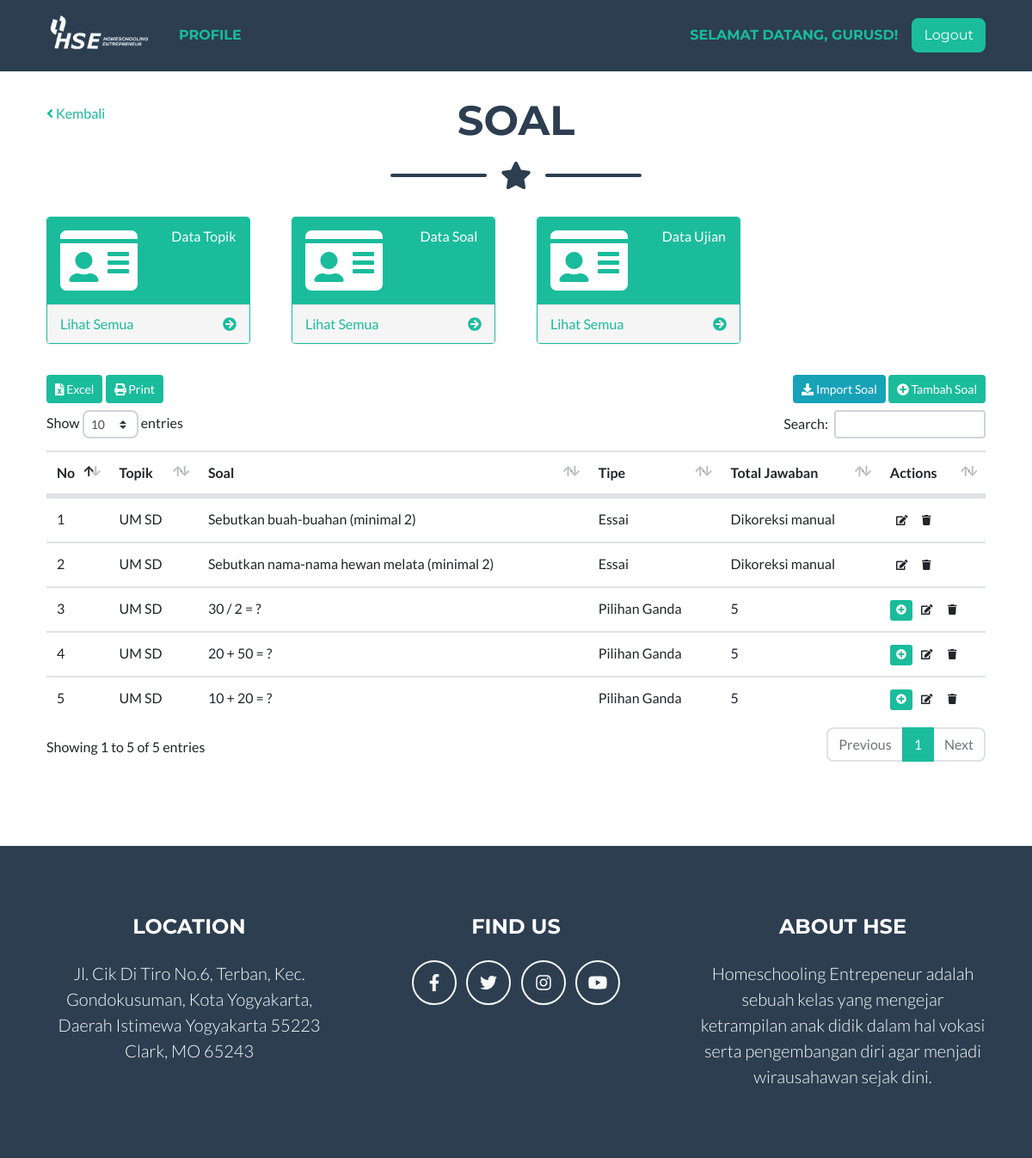
Before: /cbt/soal (signed in) with the older database file.
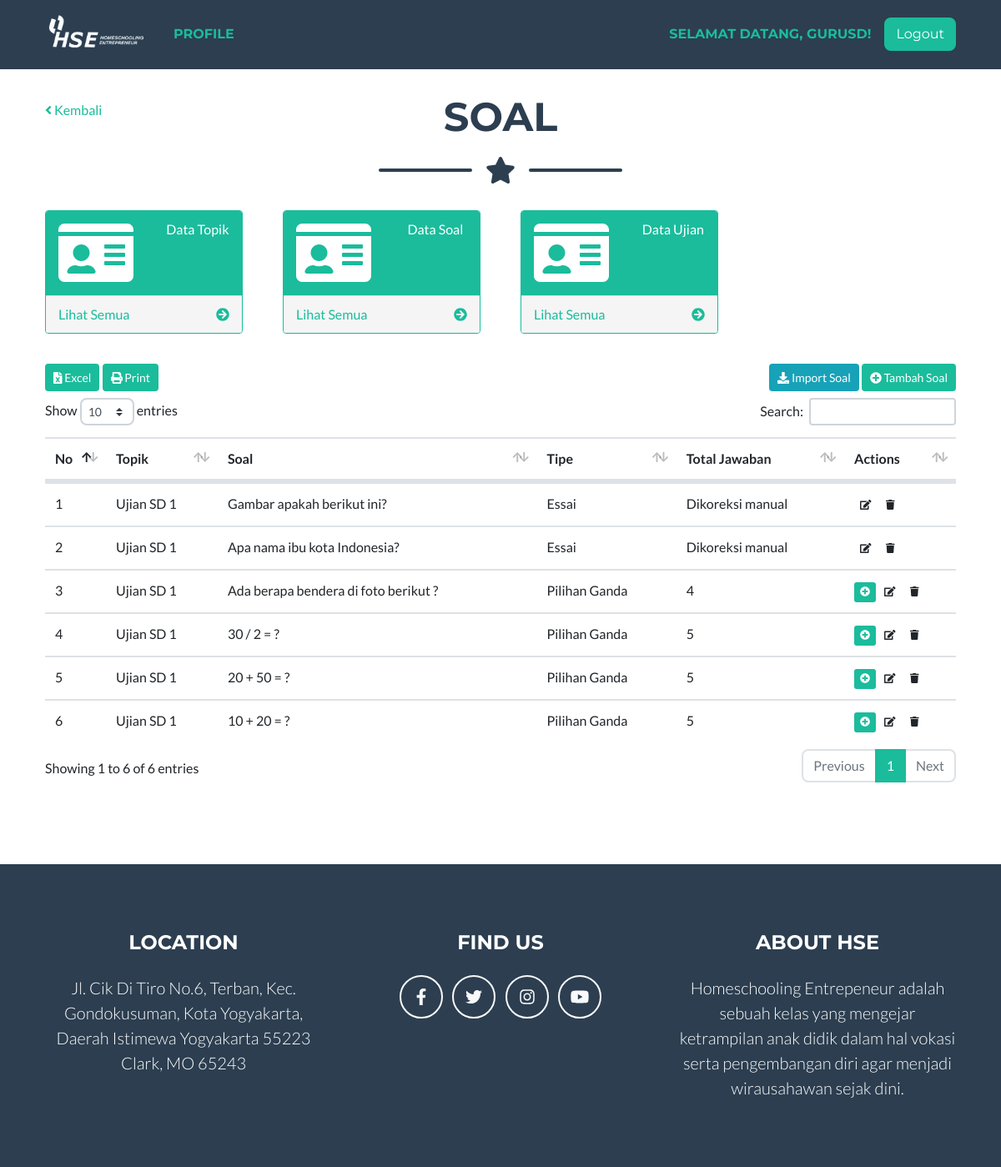
After: the same page with the newer database file.
### tables this page shows
CREATE TABLE `tb_soal` (
  `soal_id` int(11) NOT NULL,
  `soal_topik` int(11) DEFAULT NULL,
  `soal_detail` text,
  `soal_tipe` int(11) DEFAULT NULL,
  `soal_pembuat` int(11) DEFAULT NULL,
  `soal_gambar` varchar(200) DEFAULT NULL
);

CREATE TABLE `tb_topik` (
  `topik_id` int(11) NOT NULL,
  `topik_judul` varchar(255) DEFAULT NULL,
  `topik_deskripsi` text,
  `topik_status` int(11) DEFAULT NULL,
  `topik_pembuat` int(11) DEFAULT NULL
);

### app/core/Controller.php (called while the page is built, shortened)
<?php
class Controller {
	public function model($model) {
		return new $model;
	}
	public function view($view, $data = []) {
		require_once 'app/views/' . $view . '.php';
	}
}

### app/core/App.php (called while the page is built, shortened)
<?php
class App {
  protected $method = 'index';
  protected $params = [];
  public function __construct() {
    $url = $this->parseURL();
    if (file_exists('app/controllers/' . $url[0] . '.php')) {
      unset($url[0]);
    }
    $this->controller = new $this->controller;
    if (isset($url[1])) {
      if (method_exists($this->controller, $url[1])) {
        $this->method = $url[1];
      }
    }
    call_user_func_array([$this->controller, $this->method], $this->params);
  }
  public function parseURL() {
    if (isset($_GET['url'])) {
      $url = rtrim($_GET['url'], '/');
      $url = filter_var($url, FILTER_SANITIZE_URL);
      $url = explode('/', $url);
      return $url;
    }
  }
}

### index.php (called while the page is built, shortened)
<?php
$app = new App;

### app/helpers/eda_helper.php (called while the page is built, shortened)
<?php
if (!function_exists('base_url')) {
	function base_url($atRoot=FALSE, $atCore=FALSE, $parse=FALSE){
		if (isset($_SERVER['HTTP_HOST'])) {
			$http = isset($_SERVER['HTTPS']) && strtolower($_SERVER['HTTPS']) !== 'off' ? 'https' : 'http';
			$hostname = $_SERVER['HTTP_HOST'];
			$dir = str_replace(basename($_SERVER['SCRIPT_NAME']), '', $_SERVER['SCRIPT_NAME']);
			$core = preg_split('@/@', str_replace($_SERVER['DOCUMENT_ROOT'], '', realpath(dirname(__FILE__))), NULL, PREG_SPLIT_NO_EMPTY);
			$core = $core[0];
			$tmplt = $atRoot ? ($atCore ? "%s://%s/%s/" : "%s://%s/") : ($atCore ? "%s://%s/%s/" : "%s://%s%s");
			$end = $atRoot ? ($atCore ? $core : $hostname) : ($atCore ? $core : $dir);
			$base_url = sprintf( $tmplt, $http, $hostname, $end );
		}
		else $base_url = 'http://localhost/';
		return $base_url;
	}
}

### app/core/Model.php (called while the page is built, shortened)
<?php
class Model {
	private $host = DB_HOST;
	private $user = DB_USER;
	private $pass = DB_PASS;
	private $db_name = DB_NAME;
	private $dbh;
	private $stmt;
	public function __construct() {
		$dsn = 'mysql:host=' . $this->host . ';dbname=' . $this->db_name;
		$option = [
			PDO::ATTR_PERSISTENT => true,
			PDO::ATTR_ERRMODE => PDO::ERRMODE_EXCEPTION
		];
		try {
			$this->dbh = new PDO($dsn, $this->user, $this->pass, $option);
		} catch (PDOException $e) {
			die($e->getMessage());
		}
	}
	public function query($query) {
		$this->stmt = $this->dbh->prepare($query);
	}
	public function bind($param, $value, $type = NULL) {
		if (is_null($type)) {
			switch (true) {
				default:
					$type = PDO::PARAM_STR;
			}
		}
		$this->stmt->bindValue($param, $value, $type);
	}
	public function execute() {
		$this->stmt->execute();
	}
	public function result() {
		$this->execute();
		return $this->stmt->fetchAll(PDO::FETCH_ASSOC);
	}
}

### app/models/CBT_master_model.php (called while the page is built, shortened)
<?php
class CBT_master_model {
	private $table_topik = 'tb_topik';
	private $table_soal = 'tb_soal';
	private $table_jawaban = 'tb_jawaban';
	private $db;
	public function __construct() {
		$this->db = new Model;
	}
	public function get_topik($by = NULL, $single = FALSE) {
		$this->db->query(
			'SELECT topik_id, topik_judul, topik_deskripsi, topik_status, topik_pembuat FROM ' .
			$this->table_topik .
			(!is_null($by) ? " WHERE " . $by[0] . '=:' . $by[0] : "") .
			' ORDER BY topik_id DESC');
		if (!is_null($by)) {
			$this->db->bind($by[0], $by[1]);
		}
		$query = $this->db->result();
		foreach ($query as $key => $value) {
			$query[$key]['total_soal'] = $this->get_tsoal($value['topik_id'])->total_soal;
		}
		return $query;
	}
	public function get_soal($by = NULL, $single = FALSE) {
		$this->db->query(
			'SELECT soal_id, topik_judul, soal_topik, soal_detail, soal_tipe, soal_pembuat, soal_gambar, COUNT(jawaban_id) as total_jawaban FROM ' .
			$this->table_soal .
			' INNER JOIN ' . $this->table_topik . ' ON topik_id = soal_topik ' .
			' LEFT JOIN ' . $this->table_jawaban . ' ON jawaban_soal = soal_id' .
			(!is_null($by) ? " WHERE " . $by[0] . '=:' . $by[0] : "") .
			' GROUP BY soal_id ' .
			' ORDER BY soal_id DESC');
		if (!is_null($by)) {
			$this->db->bind($by[0], $by[1]);
		}
		if ($single) {
			$method = $this->db->row();
		} else {
			$method = $this->db->result();
		}
		return $method;
	}
    private function get_tsoal($topik_id) {
    	$this->db->query("SELECT COUNT(*) AS total_soal FROM " . $this->table_soal . " WHERE soal_topik=:soal_topik");
    	$this->db->bind('soal_topik', $topik_id);
    	return $this->db->row();
    }
}

### app/views/cbt/v_soal.php (the view, shortened to what the rows shown need)
<link rel="stylesheet" href="<?php echo base_url(); ?>assets/plugins/datatables/css/dataTables.bootstrap4.min.css">
<link rel="stylesheet" href="<?php echo base_url(); ?>assets/plugins/datatables/css/buttons.dataTables.min.css">
<?php if ($_SESSION['role'] == 1) { ?>
<div id="page-wrapper">
    <div class="container-fluid">
        <div class="row">
            <div class="col-md-12">
                <h1><i class="fa fa-home fa-fw"></i> Data Soal (CBT)</h1>
                <ol class="breadcrumb">
                    <li class="active">
                        <i class="fa fa-dashboard"></i> Dashboard
                    </li>
                    <li>Data Soal (CBT)</li>
                </ol>
            </div>
        </div>
<?php } else { ?>
<section class="page-section portfolio mt-4" id="portfolio">
    <div class="container">
        <div class="row">
            <div class="col-md-8">
                <h2 class="page-section-heading text-center text-uppercase text-secondary mb-0">Soal</h2>
            </div>
        </div>
<?php } ?>
        <div class="row">
            <div class="col-md-12">
                <div class="table-responsive">
                    <table id="tblSoal" class="table table-borered table-hover">
                        <thead>
                            <tr>
                                <th style="max-width: 30px;">No</th>
                                <th>Topik</th>
                                <th>Soal</th>
                                <th>Tipe</th>
                                <th>Total Jawaban</th>
                                <?php if ($_SESSION['role'] != 3) : ?>
                                <th>Actions</th>
                                <?php endif; ?>
                            </tr>
                        </thead>
                        <tbody>
                            <?php foreach($data['soal'] as $key => $soal) : ?>
                                <tr>
                                    <td><?php echo $key + 1; ?></td>
                                    <td><?php echo $soal['topik_judul']; ?></td>
                                    <td><?php echo $soal['soal_detail']; ?></td>
                                    <td><?php echo ($soal['soal_tipe'] == 1 ? 'Pilihan Ganda' : 'Essai'); ?></td>
                                    <td><?php echo ($soal['soal_tipe'] == 1 ? $soal['total_jawaban'] : 'Dikoreksi manual'); ?></td>
                                    <td>
                                        <?php if ($_SESSION['id'] == $soal['soal_pembuat'] || $_SESSION['role'] == 1) { ?>
                                            <?php if ($soal['soal_tipe'] == 1) : ?>
                                            <a href="<?php echo base_url(); ?>cbt/jawaban/<?php echo $soal['soal_id']; ?>" class="btn btn-primary btn-xs" title="Tambah Jawaban" data-toggle="tooltip" data-placement="top" title="Tambah Jawaban"><i class="fa fa-plus-circle"></i></a>
                                            <?php endif; ?>
                                        <button
                                            class="btn btn-default btn-xs"
                                            data-id="<?php echo $soal['soal_id']; ?>"
                                            data-topik="<?php echo $soal['soal_topik']; ?>"
                                            data-detail="<?php echo $soal['soal_detail']; ?>"
                                            data-tipe="<?php echo $soal['soal_tipe']; ?>"
                                            <?php echo (isset($soal['soal_gambar']) ? "data-gambar=".$soal['soal_gambar'] : ""); ?>
                                            title="Edit"
                                            onclick="edit(this)">
                                            <i class="fa fa-edit"></i>
                                        </button>
                                        <button class="btn btn-default btn-xs" data-id="<?php echo $soal['soal_id']; ?>" title="Hapus" onclick="hapus(this)"><i class="fa fa-trash"></i></button>
                                        <?php } else { ?>
                                            <span class="badge bg-default">Dibuat oleh user lain/admin</span>
                                        <?php } ?>
                                    </td>
                                </tr>
                            <?php endforeach; ?>
                        </tbody>
                    </table>
                </div>
            </div>
        </div>
    </div>
<?php if ($_SESSION['role'] == 1) { ?>
    </div>
<?php } else { ?>
</section>
<?php } ?>

Changed rows visible on the page:
added tb_soal: soal_topik.topik_judul "Ujian SD 1", soal_detail "Gambar apakah berikut ini?", soal_tipe "Essai"
changed tb_soal: soal_topik.topik_judul "UM SD" → "Ujian SD 1"; soal_detail "Sebutkan buah-buahan (minimal 2)" → "Apa nama ibu kota Indonesia?"
changed tb_soal: soal_topik.topik_judul "UM SD" → "Ujian SD 1"; soal_detail "Sebutkan nama-nama hewan melata (minimal 2)" → "Ada berapa bendera di foto berikut ?"; total_jawaban (not shown) → "4"; soal_tipe "Essai Dikoreksi manual" → "Pilihan Ganda"
changed through a linked row, tb_soal (number 4 of 6 on the later page): soal_topik.topik_judul "UM SD" → "Ujian SD 1"
changed through a linked row, tb_soal (number 5 of 6 on the later page): soal_topik.topik_judul "UM SD" → "Ujian SD 1"
changed through a linked row, tb_soal (number 6 of 6 on the later page): soal_topik.topik_judul "UM SD" → "Ujian SD 1"
Other visible differences:
text written by a page script: "Show entries Search: Showing 1 to 5 of 5 entries Previous 1 Next" → "Show entries Search: Showing 1 to 6 of 6 entries Previous 1 Next"
